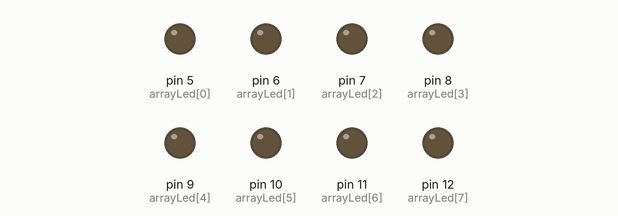
A sketch run on a simulated Arduino Uno, built with avr-gcc and run on an emulated ATmega328P. Shown: output pins drawn as LEDs (lit = HIGH).

Above: at 1.0 s.
At 3.0 s:
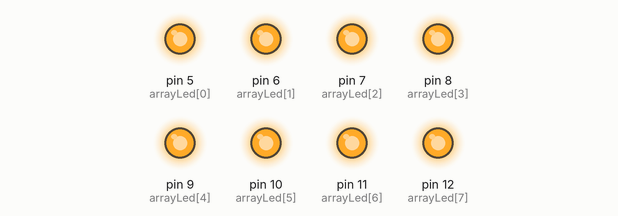
Timing chart, 0 to 5.2 s (numbered marks = the images above):
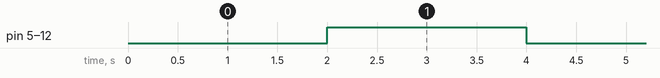

The sketch:

_1.1_Array_Led.ino
```cpp
/*****************************************************************************************************
 **                                                                                                 **
 **                     Array LEDS 11111111 - 00000000                                              **
 **                                                                                                 **
 *****************************************************************************************************/

//****************************  INCLUDES   ***********************************************************


//********************************  VARIABLES  *******************************************************
int arrayLed [] ={5,6,7,8,9,10,11,12};

int i;


//*******************************  SETUP   ***********************************************************
void setup() {
for (i=0; i<8; i++)
{
pinMode(arrayLed [i],OUTPUT);
}


}

//****************************    LOOP   *************************************************************
void loop() {
 delay (2000);
 for (i=0; i<8; i++) {
 digitalWrite (arrayLed[i], HIGH);

                    }
 delay (2000);
 for (i=0; i<8; i++) {
 digitalWrite (arrayLed[i], LOW);
                    }
            }
```

Measured:
- by itself, pin 5 (arrayLed[0]), pin 6 (arrayLed[1]), pin 7 (arrayLed[2]), pin 8 (arrayLed[3]), pin 9 (arrayLed[4]), pin 10 (arrayLed[5]), pin 11 (arrayLed[6]), pin 12 (arrayLed[7]): alternates HIGH for 2.0 s and LOW for 2.0 s
